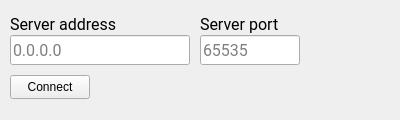
<?xml version="1.0" encoding="UTF-8"?>
<ui version="4.0">
 <class>ConnectWindow</class>
 <widget class="QMainWindow" name="ConnectWindow">
  <property name="geometry">
   <rect>
    <x>0</x>
    <y>0</y>
    <width>400</width>
    <height>120</height>
   </rect>
  </property>
  <property name="sizePolicy">
   <sizepolicy hsizetype="Fixed" vsizetype="Fixed">
    <horstretch>0</horstretch>
    <verstretch>0</verstretch>
   </sizepolicy>
  </property>
  <property name="windowTitle">
   <string>Connect to server</string>
  </property>
  <property name="windowIcon">
   <iconset resource="resources.qrc">
    <normaloff>:/icon/icon.ico</normaloff>:/icon/icon.ico</iconset>
  </property>
  <widget class="QWidget" name="centralwidget">
   <property name="sizePolicy">
    <sizepolicy hsizetype="Fixed" vsizetype="Fixed">
     <horstretch>0</horstretch>
     <verstretch>0</verstretch>
    </sizepolicy>
   </property>
   <widget class="QLabel" name="label">
    <property name="geometry">
     <rect>
      <x>10</x>
      <y>15</y>
      <width>111</width>
      <height>19</height>
     </rect>
    </property>
    <property name="font">
     <font>
      <family>Roboto</family>
      <pointsize>12</pointsize>
     </font>
    </property>
    <property name="text">
     <string>Server address</string>
    </property>
    <property name="textFormat">
     <enum>Qt::AutoText</enum>
    </property>
   </widget>
   <widget class="QLabel" name="label_2">
    <property name="geometry">
     <rect>
      <x>200</x>
      <y>15</y>
      <width>81</width>
      <height>19</height>
     </rect>
    </property>
    <property name="font">
     <font>
      <family>Roboto</family>
      <pointsize>12</pointsize>
     </font>
    </property>
    <property name="text">
     <string>Server port</string>
    </property>
    <property name="textFormat">
     <enum>Qt::AutoText</enum>
    </property>
   </widget>
   <widget class="QPushButton" name="connectButton">
    <property name="geometry">
     <rect>
      <x>10</x>
      <y>75</y>
      <width>80</width>
      <height>24</height>
     </rect>
    </property>
    <property name="text">
     <string>Connect</string>
    </property>
   </widget>
   <widget class="QLineEdit" name="ipLineEdit">
    <property name="geometry">
     <rect>
      <x>10</x>
      <y>35</y>
      <width>180</width>
      <height>30</height>
     </rect>
    </property>
    <property name="font">
     <font>
      <family>Roboto</family>
      <pointsize>12</pointsize>
     </font>
    </property>
    <property name="placeholderText">
     <string>0.0.0.0</string>
    </property>
   </widget>
   <widget class="QLineEdit" name="portLineEdit">
    <property name="geometry">
     <rect>
      <x>200</x>
      <y>35</y>
      <width>100</width>
      <height>30</height>
     </rect>
    </property>
    <property name="font">
     <font>
      <family>Roboto</family>
      <pointsize>12</pointsize>
     </font>
    </property>
    <property name="inputMethodHints">
     <set>Qt::ImhDigitsOnly</set>
    </property>
    <property name="maxLength">
     <number>5</number>
    </property>
    <property name="placeholderText">
     <string>65535</string>
    </property>
   </widget>
  </widget>
 </widget>
 <resources>
  <include location="resources.qrc"/>
 </resources>
 <connections/>
</ui>
